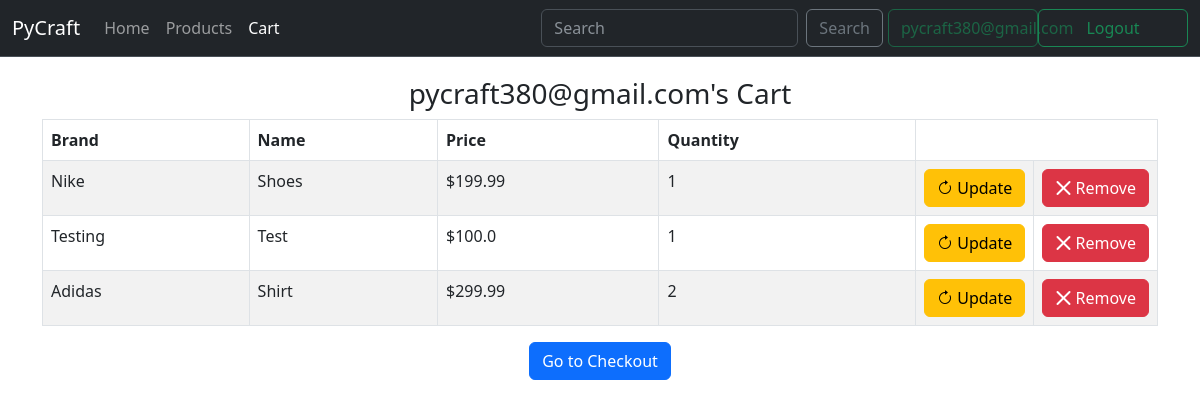
Before: /cart (signed in) with the older database file.
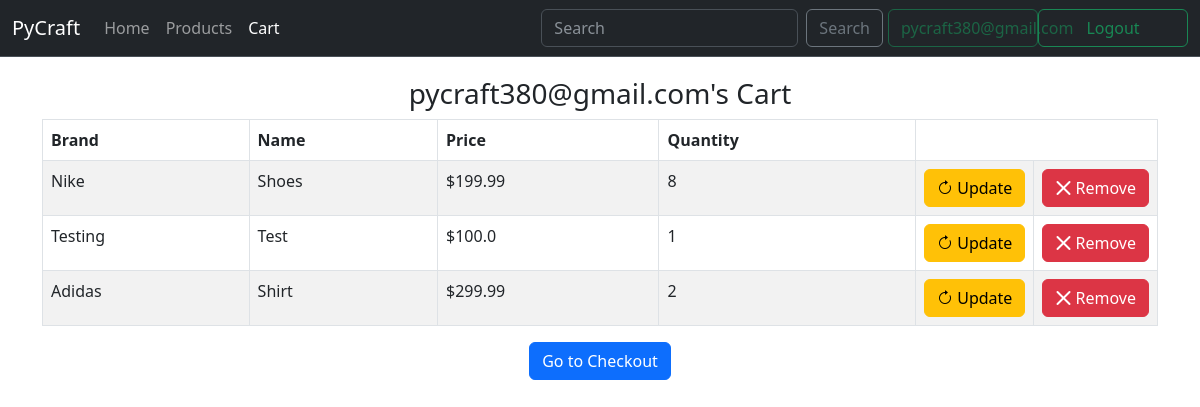
After: the same page with the newer database file.
### flaskapp/modules/models/user_model.py (models this page shows, shortened)
class Users(UserMixin, db.Model):
    id = db.Column(db.Integer, primary_key = True, autoincrement=True)
    email = db.Column(db.String(50), nullable = False, unique = True)
    def get_user_by_email(email):
        user = Users.query.filter(Users.email == email).first()
        return user
    def get_user_cart(self):
        user = Users.query.filter(Users.email == self.email).first()
        user_cart = Cart.query.filter(Cart.owner_id == user.id).all()
        return user_cart

### flaskapp/modules/models/cart_model.py (models this page shows, shortened)
class Cart(db.Model):
    cart_id = db.Column(db.Integer, primary_key = True, autoincrement=True)
    owner_id = db.Column(db.Integer, db.ForeignKey('users.id'))
    product = db.Column(db.Integer, db.ForeignKey('products.prod_id'))
    quantity = db.Column(db.Integer)

### flaskapp/modules/models/product_model.py (models this page shows, shortened)
class Products(db.Model):
    prod_id = db.Column(db.Integer, primary_key = True, autoincrement=True)
    brand = db.Column(db.String(50))
    name = db.Column(db.String(50))
    price = db.Column(db.Float)
    image = db.Column(db.String(255))
    def get_prod_list():
        return Products.query.order_by(Products.prod_id.asc()).all()

### flaskapp/cart.py (the view)
@cart_blueprint.route("/cart")
def cart():
    curr_user = Users.get_user_by_email(session.get('user'))
    if curr_user == None:
        return redirect('/login')
    else:
        cart_items = curr_user.get_user_cart()
        return render_template("cart.html", cart_items=cart_items, user=curr_user, products = Products.get_prod_list())

### flaskapp/templates/cart.html (shortened to what this page needs)
{% extends 'base.html' %}
{% set active_page = "cart" %}
{%block script%} <link rel="stylesheet" href="../static/cart.css"> {% endblock %}
{% block content %}
<div class="container d-flex justify-content-center align-items-center" id="cart">
    <h3 class="userCart">{{user.email}}'s Cart</h3>
  </div>
  <div class="container d-flex justify-content-center align-items-center">
    <table class="table table-striped table-bordered">
      <thead>
        <tr>
          <th scope="col">Brand</th>
          <th scope="col">Name</th>
          <th scope="col">Price</th>
          <th scope="col">Quantity</th>
        </tr>
      </thead>
      <tbody>
        {% for item in cart_items %}
        <tr>
          <td>{{ products[item.product-1].brand }}</td>
          <td>{{products[item.product-1].name}}</td>
          <td>${{products[item.product-1].price}}</td>
          <td>{{item.quantity}}</td>
          <form method="POST" action="{{ url_for('cart.update_cart', cart_id=item.cart_id) }}">
            <td class="btn-td-cell"><button type="submit" class="btn btn-warning" href="{{ url_for('cart.update_cart', cart_id=item.cart_id) }}">
              <span class="bi bi-arrow-clockwise" aria-hidden="true"></span> Update
            </button> </td>
          </form>
          <form method="POST" action="{{ url_for('cart.remove_item', cart_id=item.cart_id) }}">
            <td class="btn-td-cell"><button type="submit" class="btn btn-danger" href="{{ url_for('cart.remove_item', cart_id=item.cart_id) }}">
              <span class="bi bi-x-lg" aria-hidden="true"></span> Remove
            </button></td>
          </form>
        </tr>
        {% endfor %}
      </tbody>
    </table>
  </div>
  <div class="container d-flex justify-content-center align-items-center">
    <button type="submit" class="btn btn-primary btn-group-lg" id="checkoutBtn" name="checkoutBtn"><a class="nav-link" href="checkout">Go to Checkout</a></button>
  </div>
{% endblock %}

### flaskapp/templates/base.html (shortened to what this page needs)
<!doctype html>
<html lang="en">
  <head>
    {%block script%}  {% endblock %}
    <link href="https://cdn.jsdelivr.net/npm/bootstrap@5.3.0/dist/css/bootstrap.min.css" rel="stylesheet">
    <link rel="stylesheet" href="https://cdn.jsdelivr.net/npm/bootstrap-icons@1.5.0/font/bootstrap-icons.css">
  <body>
    {% if user == None %}
    <nav class="navbar bg-dark border-bottom border-bottom-dark navbar-expand-lg " data-bs-theme="dark">
      <div class="container-fluid">
        <a class="navbar-brand" href="#">PyCraft</a>
        <button class="navbar-toggler" type="button" data-bs-toggle="collapse" data-bs-target="#navbarSupportedContent" aria-controls="navbarSupportedContent" aria-expanded="false" aria-label="Toggle navigation">
          <span class="navbar-toggler-icon"></span>
        </button>
        <div class="collapse navbar-collapse" id="navbarSupportedContent">
          <ul class="navbar-nav me-auto mb-2 mb-lg-0">
            <li class="nav-item">
              <a class="nav-link {% if active_page == 'index'%} active {% endif %}" href="/">Home</a>
            </li>
            <li class="nav-item">
              <a class="nav-link {% if active_page == 'products'%} active {% endif %}" href="products">Products</a>
            </li>
            <li class="nav-item">
              <a class="nav-link {% if active_page == 'cart'%} active {% endif %}" href="cart">Cart</a>
            </li>
          </ul>
          <form class="d-flex" role="search" action="/login">
            <button class="btn btn-outline-success" type="submit" style="width: 150px;">Sign In</button>
          </form>
        </div>
      </div>
  </nav>
  {%else%}
  <nav class="navbar bg-dark border-bottom border-bottom-dark navbar-expand-lg " data-bs-theme="dark">
    <div class="container-fluid">
      <a class="navbar-brand" href="#">PyCraft</a>
      <div class="collapse navbar-collapse" id="navbarSupportedContent">
        <ul class="navbar-nav me-auto mb-2 mb-lg-0">
          <li class="nav-item">
            <a class="nav-link {% if active_page == 'index'%} active {% endif %}" href="/">Home</a>
          </li>
          <li class="nav-item">
            <a class="nav-link {% if active_page == 'products'%} active {% endif %}" href="{{url_for('products.products')}}">Products</a>
          </li>
          <li class="nav-item">
            <a class="nav-link {% if active_page == 'cart'%} active {% endif %}" href="{{url_for('cart.cart')}}">Cart</a>
          </li>
        </ul>
        <form method="POST" action="{{url_for('auth.search')}}" class ="d-flex">
          <input class="form-control me-2" type="search" placeholder="Search" aria-label="=Search", name="searched">
          <button class="btn btn-outline-secondary" type="submit">Search</button>
        </form>
        <form class="d-flex" role="search" action="/logout">
          <button class="btn btn-outline-success" disabled type="submit" style="width: 150px; margin-left: 5px;">{{user.email}}</button>
          <button class="btn btn-outline-success" type="submit" style="width: 150px;">Logout</button>
        </form>
      </div>
    </div>
</nav>
  {% endif %}
  {%block content%}
  {% endblock %}
</body>
</html>

### flaskapp/static/cart.css (style rules this page uses)
table, th, td, tr { border: 1px solid black; }
tbody tr:nth-child(even) { border-style: solid; }
tbody tr:nth-child(odd) { border-style: solid; }
.btn-td-cell { width: 1px; white-space: nowrap; }
.userCart { margin-top: 20px; }

Changed rows visible on the page:
changed Cart "Nike": quantity "1" → "8"
